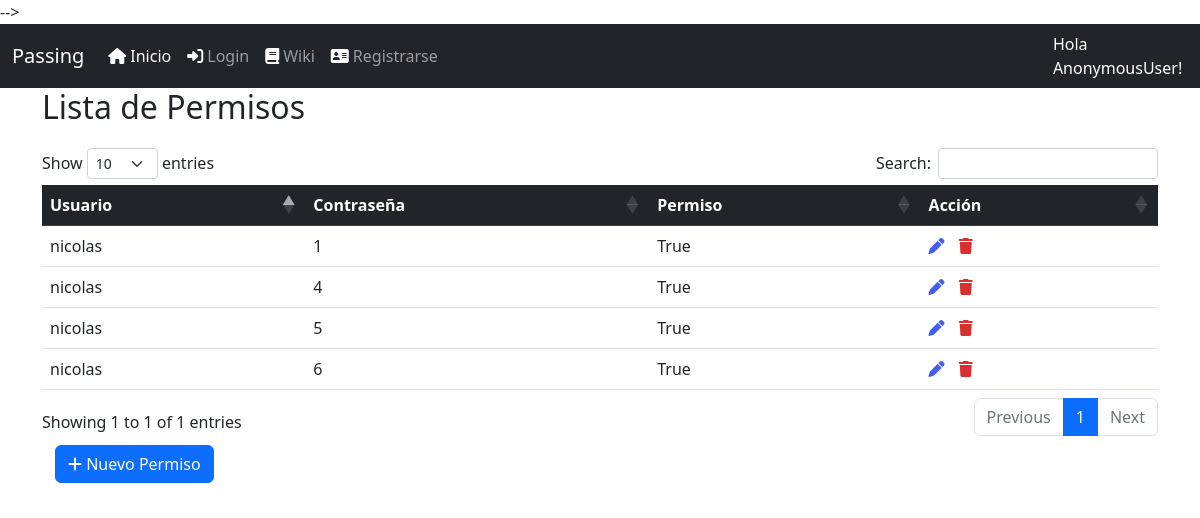
Before: /perm/permissionlist with the older database file.
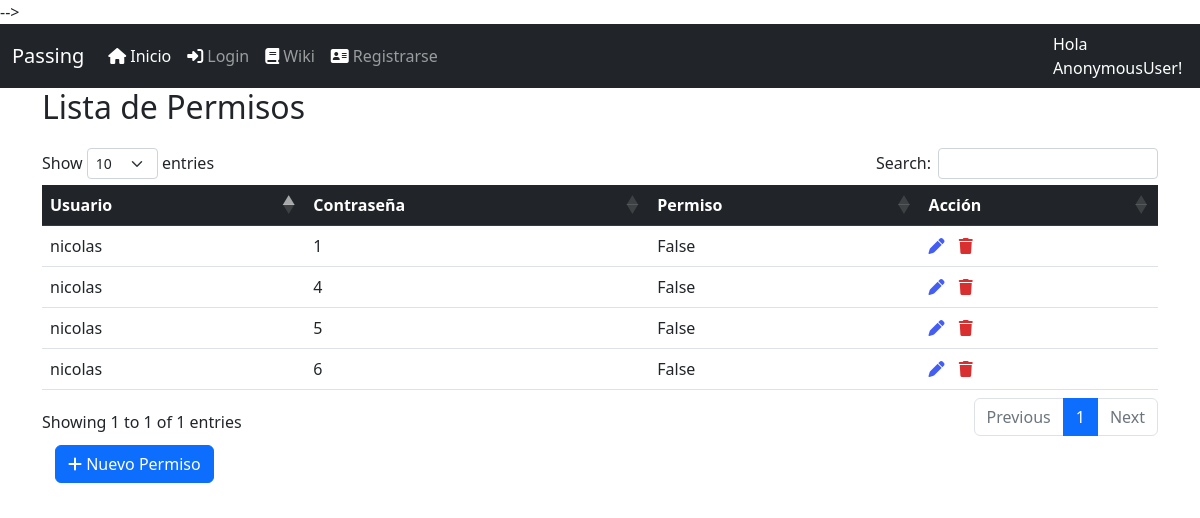
After: the same page with the newer database file.
### permission/models.py (models this page shows, shortened)
class ContraPermission(models.Model):
    user_id = models.ForeignKey(CustomUser, on_delete=models.CASCADE)
    contra_id = models.ForeignKey(Contrasena, on_delete=models.CASCADE)
    permission = models.CharField(max_length=20, null=True)
    perm_active = models.BooleanField(default = True)
    created = models.DateTimeField(auto_now=True)
    updated = models.DateTimeField(auto_now_add=True)

### login/models.py (models this page shows)
class CustomUser(AbstractUser):
    permiso_contra = models.CharField(max_length=2000,null=True)

### passbase/models.py (models this page shows, shortened)
class Contrasena(models.Model):
    nombre_contra = models.CharField(max_length=20, unique=True)
    seccion = models.ForeignKey(SeccionContra, on_delete=models.CASCADE)
    link = models.CharField(max_length=265)
    usuario = models.CharField(max_length=60)
    contraseña = models.CharField(max_length=60)
    info = models.CharField(max_length=260)
    active = models.BooleanField(default=True)
    created = models.DateTimeField(auto_now=True)
    updated = models.DateTimeField(auto_now_add=True)
    def __str__(self):
        return str(self.id)

### permission/views.py (the view)
# urls.py: path('permissionlist',PermissionListView.as_view(), name='permissionlist'),
class PermissionListView(ListView):
    model = ContraPermission
    template_name = 'listpermission.html'
    def get_context_data(self, **kwargs):
        context = super().get_context_data(**kwargs)
        context['title'] = 'Lista de Permisos'
        return context
    def get_queryset(self):
        return ContraPermission.objects.all()

### templates/listpermission.html (shortened to what this page needs)
<!DOCTYPE html>
{% extends 'base.html'%}
{% load static %}
{% block head %}
<link rel="stylesheet" href="{% static 'lib/datatables-1.13.1/css/dataTables.bootstrap5.min.css' %}"/>
<link rel="stylesheet" href="{% static 'lib/datatables-1.13.1/plugins/responsive-2.4.0/css/responsive.bootstrap5.min.css' %}"/>
{% endblock %}
{% block content %}
<div class="container" style="height: 60px;">
    <h2>{{title}}</h2>
</div>
    <div class="container">
            <table class="table" id="data">
                <thead class="table-dark">
                    <tr >
                        <th scope="col">Usuario</th>
                        <th scope="col">Contraseña</th>
                        <th scope="col">Permiso</th>
                        <th scope="col">Acción</th>
                    </tr>
                </thead>
                <tbody>
                    {% for perm in object_list %}
                    <tr>
                        <td>{{ perm.user_id }}</td>
                        <td>{{ perm.contra_id }}</td>
                        <td>{{ perm.permission }}</td>
                        <td> <a href=" # "<i class="fas fa-pen" style="margin-right:10px; text-decoration-line: None;color: rgb(68, 94, 243);"></i></a>
                            <a href=" # "<i class="fas fa-trash" style="margin-right:10px; text-decoration-line: None; color: rgb(216, 48, 48);"></i></a>
                            </td>
                    </tr>
                </tbody>
                    {% endfor %}
            </table>
            <div>
                <button class="btn">
                    <a class="btn btn-primary btn-flat" href = "#">
                    <i class="fas fa-plus"></i> Nuevo Permiso </a>
                </button>
            </div>
    </div>
{% endblock %}

Changed rows visible on the page:
changed ContraPermission (number 1 of 4 on the later page): permission "True" → "False"
changed ContraPermission (number 2 of 4 on the later page): permission "True" → "False"
changed ContraPermission (number 3 of 4 on the later page): permission "True" → "False"
changed ContraPermission (number 4 of 4 on the later page): permission "True" → "False"
